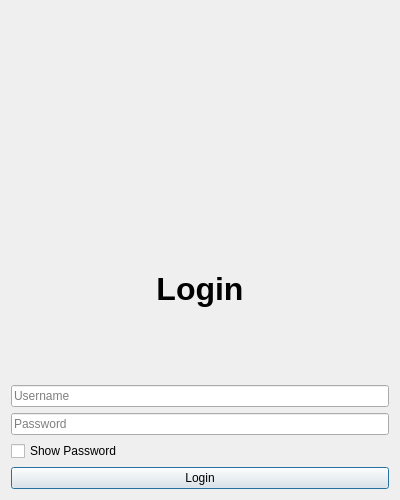
<?xml version="1.0" encoding="UTF-8"?>
<ui version="4.0">
 <class>LoginDialog</class>
 <widget class="QDialog" name="LoginDialog">
  <property name="geometry">
   <rect>
    <x>0</x>
    <y>0</y>
    <width>400</width>
    <height>500</height>
   </rect>
  </property>
  <layout class="QVBoxLayout" name="verticalLayout">
   <item>
    <widget class="QLabel" name="logo_label">
     <property name="pixmap">
      <pixmap>static/logo.png</pixmap>
     </property>
     <property name="alignment">
      <set>Qt::AlignCenter</set>
     </property>
    </widget>
   </item>
   <item>
    <widget class="QLabel" name="title_label">
     <property name="text">
      <string>Login</string>
     </property>
     <property name="font">
      <font>
       <pointsize>24</pointsize>
       <weight>75</weight>
       <bold>true</bold>
      </font>
     </property>
     <property name="alignment">
      <set>Qt::AlignCenter</set>
     </property>
    </widget>
   </item>
   <item>
    <widget class="QLineEdit" name="username_input">
     <property name="placeholderText">
      <string>Username</string>
     </property>
    </widget>
   </item>
   <item>
    <widget class="QLineEdit" name="password_input">
     <property name="echoMode">
      <enum>QLineEdit::Password</enum>
     </property>
     <property name="placeholderText">
      <string>Password</string>
     </property>
    </widget>
   </item>
   <item>
    <widget class="QCheckBox" name="show_password_check">
     <property name="text">
      <string>Show Password</string>
     </property>
    </widget>
   </item>
   <item>
    <widget class="QPushButton" name="login_button">
     <property name="text">
      <string>Login</string>
     </property>
    </widget>
   </item>
  </layout>
 </widget>
 <resources/>
 <connections/>
</ui>
